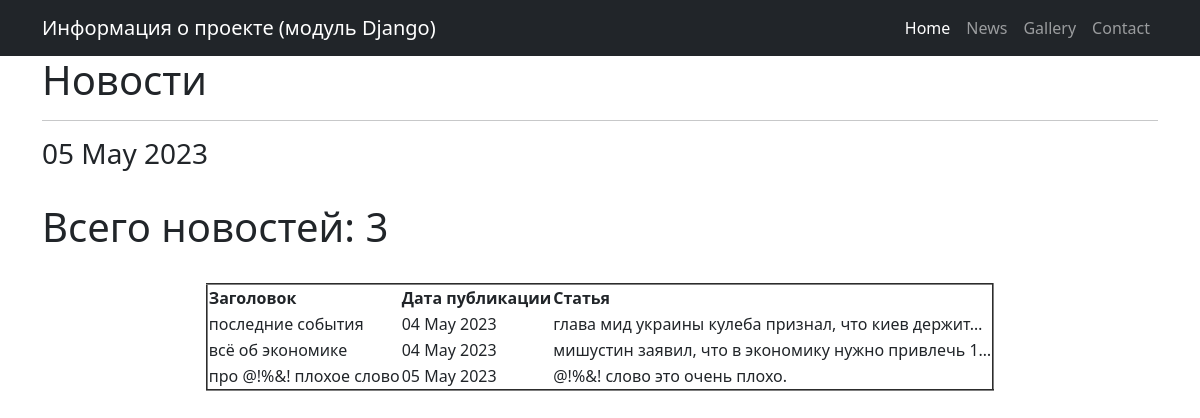
/news/postlist, run on the app's committed database.
### news/models.py (models this page shows, shortened)
class Post (models.Model):
    autor = models.ForeignKey(Autor, on_delete=models.CASCADE)
    NEWS = 'NW'
    ARTICLE = 'AR'
    CATEGORY_CHOICES = (
        (NEWS, 'Новость'),
        (ARTICLE, 'Статья'),
    )
    categoryTypes = models.CharField(max_length=2, choices=CATEGORY_CHOICES, default=ARTICLE)
    dateCreation = models.DateTimeField(auto_now_add=True)
    postCategory = models.ManyToManyField(Category, through='PostCategory')
    title = models.CharField(max_length=128)
    text = models.TextField()
    rating = models.SmallIntegerField(default=0)

### news/views.py (the view)
# urls.py: path('postlist', PostList.as_view()),
class PostList(ListView):
    model = Post
    context_object_name = 'postlist'
    def get_context_data(self, **kwargs):
        context = super().get_context_data(**kwargs)
        context['time_now'] = datetime.utcnow()
        context['value1'] = None
        return context

### news/templatetags/filters.py (called while the page is built)
@register.filter(name='censor')
def censor(value):
    x = value.lower()
    if ' ' in x:
        a = list(x.split(' '))
        for i in a:
            if i in bad_words:
                y = a.index(i)
                a.remove(i)
                a.insert(y, '@!%&!')
                value = (" ".join(a))
                return value
    if x in bad_words:
        x = '@!%&!'
        return x
    else:
        return x

### news/templates/news/post_list.html (shortened to what this page needs)
{% extends 'index.html' %}
{% load filters %}
{% block content %}
<div class="">
    <h1>Новости</h1>
    <hr>
    <h3>{{ time_now|date:'d M Y' }}</h3>
    <br>
    <h1>Всего новостей: {{postlist|length}}</h1>
    <br>
{% if postlist %}
    <table style="margin: auto" border="2">
        <tr>
            <th>
                Заголовок
            </th>
            <th>
                Дата публикации
            </th>
            <th>
                Статья
            </th>
        </tr>
{% for new in postlist %}
        <tr>
            <td>
                {{ new.title|censor }}
            </td>
            <td>
                {{ new.dateCreation|date:'d M Y'  }}
            </td>
            <td>
                {{ new.text|truncatechars:50|censor }}
            </td>
        </tr>
{% endfor %}
    </table>
{% else %}
    <h2>Новостей нет!</h2>
{% endif %}
</div>
{% endblock content %}

### news/templates/news/index.html (shortened to what this page needs)
<!DOCTYPE html>
<html lang="en">
    <head>
        {% load static %}
        <link href="{% static 'news/css/styles.css' %}" rel="stylesheet" />
    </head>
    <body>
        <nav class="navbar navbar-expand-lg navbar-dark bg-dark">
            <div class="container">
                <a class="navbar-brand" href="#">Информация о проекте (модуль Django)</a>
                <div class="collapse navbar-collapse" id="navbarSupportedContent">
                    <ul class="navbar-nav ms-auto mb-2 mb-lg-0">
                        <li class="nav-item">
                            <a class="nav-link active" aria-current="page" href="#">Home</a>
                        </li>
                        <li class="nav-item">
                            <a class="nav-link" href="#">News</a>
                        </li>
                        <li class="nav-item">
                            <a class="nav-link" href="#">Gallery</a>
                        </li>
                        <li class="nav-item">
                            <a class="nav-link" href="#">Contact</a>
                        </li>
                    </ul>
                </div>
            </div>
        </nav>
        <div class="container">
            <div class="row">
                <div class="col-lg-12 text-left">
                    {% block content %}
                    {% endblock content %}
                </div>
            </div>
        </div>
    </body>
</html>

### data on the page
Post: dateCreation "05 May 2023", title|censor "про @!%&! плохое слово", text|censor "@!%&! слово это очень плохо."
Post: title|censor "последние события", dateCreation "04 May 2023", text|censor "глава мид украины кулеба признал, что киев держит…"
Post: title|censor "всё об экономике", dateCreation "04 May 2023", text|censor "мишустин заявил, что в экономику нужно привлечь 1…"

### other printed values
{{ postlist|length }} "3"
